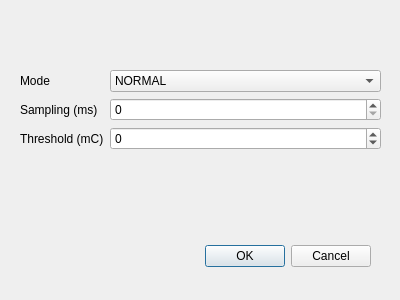
<?xml version="1.0" encoding="UTF-8"?>
<ui version="4.0">
 <class>DialogSettings</class>
 <widget class="QDialog" name="DialogSettings">
  <property name="geometry">
   <rect>
    <x>0</x>
    <y>0</y>
    <width>400</width>
    <height>300</height>
   </rect>
  </property>
  <property name="windowTitle">
   <string>Settings</string>
  </property>
  <widget class="QDialogButtonBox" name="buttonBox">
   <property name="geometry">
    <rect>
     <x>30</x>
     <y>240</y>
     <width>341</width>
     <height>32</height>
    </rect>
   </property>
   <property name="orientation">
    <enum>Qt::Orientation::Horizontal</enum>
   </property>
   <property name="standardButtons">
    <set>QDialogButtonBox::StandardButton::Cancel|QDialogButtonBox::StandardButton::Ok</set>
   </property>
  </widget>
  <widget class="QWidget" name="formLayoutWidget">
   <property name="geometry">
    <rect>
     <x>20</x>
     <y>70</y>
     <width>361</width>
     <height>151</height>
    </rect>
   </property>
   <layout class="QFormLayout" name="settings_layout">
    <item row="0" column="0">
     <widget class="QLabel" name="mode_label">
      <property name="text">
       <string>Mode</string>
      </property>
     </widget>
    </item>
    <item row="0" column="1">
     <widget class="QComboBox" name="mode_comboBox">
      <item>
       <property name="text">
        <string>NORMAL</string>
       </property>
      </item>
      <item>
       <property name="text">
        <string>NOISY</string>
       </property>
      </item>
      <item>
       <property name="text">
        <string>RAMP</string>
       </property>
      </item>
     </widget>
    </item>
    <item row="1" column="0">
     <widget class="QLabel" name="sampling_label">
      <property name="text">
       <string>Sampling (ms)</string>
      </property>
     </widget>
    </item>
    <item row="2" column="0">
     <widget class="QLabel" name="threshold_label">
      <property name="text">
       <string>Threshold (mC)</string>
      </property>
     </widget>
    </item>
    <item row="1" column="1">
     <widget class="QSpinBox" name="sampling_spinBox">
      <property name="maximum">
       <number>3600000</number>
      </property>
     </widget>
    </item>
    <item row="2" column="1">
     <widget class="QSpinBox" name="threshold_spinBox">
      <property name="minimum">
       <number>-70000</number>
      </property>
      <property name="maximum">
       <number>70000</number>
      </property>
      <property name="value">
       <number>0</number>
      </property>
     </widget>
    </item>
   </layout>
  </widget>
 </widget>
 <resources/>
 <connections>
  <connection>
   <sender>buttonBox</sender>
   <signal>accepted()</signal>
   <receiver>DialogSettings</receiver>
   <slot>accept()</slot>
   <hints>
    <hint type="sourcelabel">
     <x>248</x>
     <y>254</y>
    </hint>
    <hint type="destinationlabel">
     <x>157</x>
     <y>274</y>
    </hint>
   </hints>
  </connection>
  <connection>
   <sender>buttonBox</sender>
   <signal>rejected()</signal>
   <receiver>DialogSettings</receiver>
   <slot>reject()</slot>
   <hints>
    <hint type="sourcelabel">
     <x>316</x>
     <y>260</y>
    </hint>
    <hint type="destinationlabel">
     <x>286</x>
     <y>274</y>
    </hint>
   </hints>
  </connection>
 </connections>
</ui>
